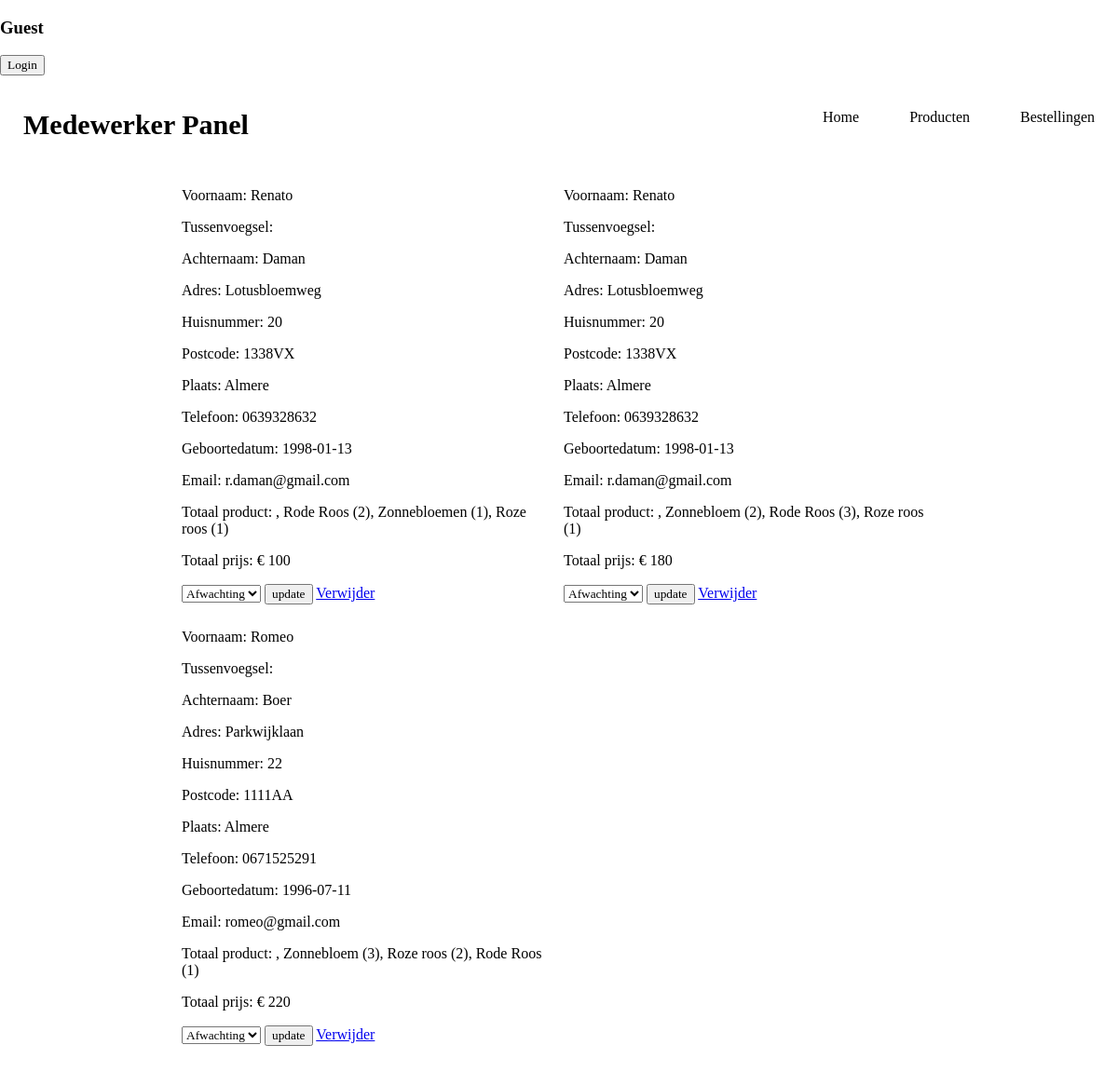
/medewerker/adminbestellingen.php, run on an earlier commit of the app's database.
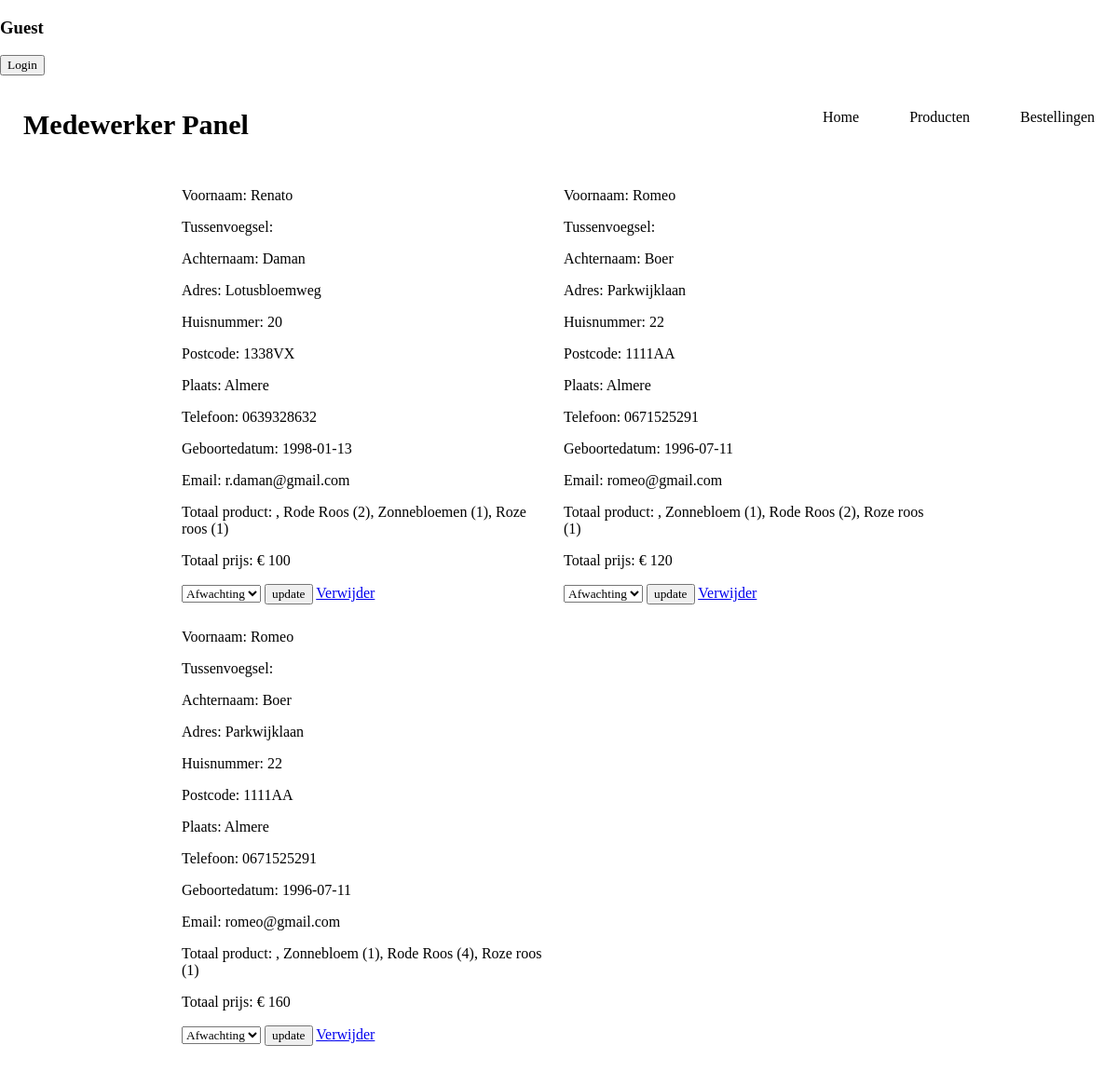
And on a later commit of the database.
### tables this page shows
CREATE TABLE IF NOT EXISTS `bestelling` (
  `idbestelling` int(11) NOT NULL AUTO_INCREMENT,
  `userid` int(11) NOT NULL,
  `totaalproduct` varchar(254) NOT NULL,
  `totaalprijs` int(11) NOT NULL,
  `status` varchar(20) NOT NULL DEFAULT 'Afwachting',
  PRIMARY KEY (`idbestelling`)
);

CREATE TABLE IF NOT EXISTS `users` (
  `iduser` int(11) NOT NULL AUTO_INCREMENT,
  `voornaam` varchar(45) NOT NULL,
  `tussenvoegsel` varchar(45) DEFAULT NULL,
  `achternaam` varchar(45) NOT NULL,
  `adres` varchar(45) NOT NULL,
  `huisnummer` varchar(45) NOT NULL,
  `postcode` varchar(6) NOT NULL,
  `plaats` varchar(45) NOT NULL,
  `telefoon` varchar(10) NOT NULL,
  `geboortedatum` date NOT NULL,
  `email` varchar(254) NOT NULL,
  `wachtwoord` varchar(254) NOT NULL,
  `wachtwoordbv` varchar(254) NOT NULL,
  `rol` int(11) DEFAULT NULL,
  PRIMARY KEY (`iduser`)
);

### medewerker/adminbestellingen.php (the view, shortened to what this page needs)
<?php
    require '../user/header.php';
    include 'dashnav.php';
?>
<section class="bestellingen">
    <div class="box-container">
        <?php
        $select_bestelling = mysqli_query($conn, "SELECT * FROM bestelling
        INNER JOIN users ON bestelling.userid = users.iduser");
        if(mysqli_num_rows($select_bestelling) > 0) {
            while($fetch_bestelling = mysqli_fetch_assoc($select_bestelling)) {
        ?>
        <div class="bestelling-box">
            <p> Voornaam: <?php echo $fetch_bestelling['voornaam']; ?></p>
            <p> Tussenvoegsel: <?php echo $fetch_bestelling['tussenvoegsel']; ?></p>
            <p> Achternaam: <?php echo $fetch_bestelling['achternaam']; ?></p>
            <p> Adres: <?php echo $fetch_bestelling['adres']; ?></p>
            <p> Huisnummer: <?php echo $fetch_bestelling['huisnummer']; ?></p>
            <p> Postcode: <?php echo $fetch_bestelling['postcode']; ?></p>
            <p> Plaats: <?php echo $fetch_bestelling['plaats']; ?></p>
            <p> Telefoon: <?php echo $fetch_bestelling['telefoon']; ?></p>
            <p> Geboortedatum: <?php echo $fetch_bestelling['geboortedatum']; ?></p>
            <p> Email: <?php echo $fetch_bestelling['email']; ?></p>
            <p> Totaal product: <?php echo $fetch_bestelling['totaalproduct']; ?></p>
            <p> Totaal prijs: € <?php echo $fetch_bestelling['totaalprijs']; ?></p>
            <form action="" method="POST">
                <select name="update_betaling">
                    <option disabled selected><?php echo $fetch_bestelling['status']; ?></option>
                </select>
                <input type="submit" name="update_bestelling" value="update" class="update_bestelling_optie_knop">
                <a href="../medewerker/adminbestellingen.php?verwijder=<?php echo $fetch_bestelling['idbestelling']; ?>" class="verwijder_bestelling_knop" onclick="return confirm('verwijder dit bestelling?);">Verwijder</a>
            </form>
        </div>
        <?php
            }
        }
        ?>
    </div>
</section>
<?php
include '../user/footer.php';
?>

What changed in the data, as far as the page shows it:
removed bestelling: userid.voornaam "Renato", userid.achternaam "Daman", userid.adres "Lotusbloemweg", userid.huisnummer "20", userid.postcode "1338VX", userid.plaats "Almere", userid.telefoon "0639328632", userid.geboortedatum "1998-01-13", userid.email "r.daman@gmail.com", totaalproduct ", Zonnebloem (2), Rode Roos (3), Roze roos (1)", totaalprijs "180", update_betaling "Afwachting"
removed bestelling: userid.voornaam "Romeo", userid.achternaam "Boer", userid.adres "Parkwijklaan", userid.huisnummer "22", userid.postcode "1111AA", userid.plaats "Almere", userid.telefoon "0671525291", userid.geboortedatum "1996-07-11", userid.email "romeo@gmail.com", totaalproduct ", Zonnebloem (3), Roze roos (2), Rode Roos (1)", totaalprijs "220", update_betaling "Afwachting"
added bestelling: userid.voornaam "Romeo", userid.achternaam "Boer", userid.adres "Parkwijklaan", userid.huisnummer "22", userid.postcode "1111AA", userid.plaats "Almere", userid.telefoon "0671525291", userid.geboortedatum "1996-07-11", userid.email "romeo@gmail.com", totaalproduct ", Zonnebloem (1), Rode Roos (2), Roze roos (1)", totaalprijs "120", update_betaling "Afwachting"
added bestelling: userid.voornaam "Romeo", userid.achternaam "Boer", userid.adres "Parkwijklaan", userid.huisnummer "22", userid.postcode "1111AA", userid.plaats "Almere", userid.telefoon "0671525291", userid.geboortedatum "1996-07-11", userid.email "romeo@gmail.com", totaalproduct ", Zonnebloem (1), Rode Roos (4), Roze roos (1)", totaalprijs "160", update_betaling "Afwachting"
